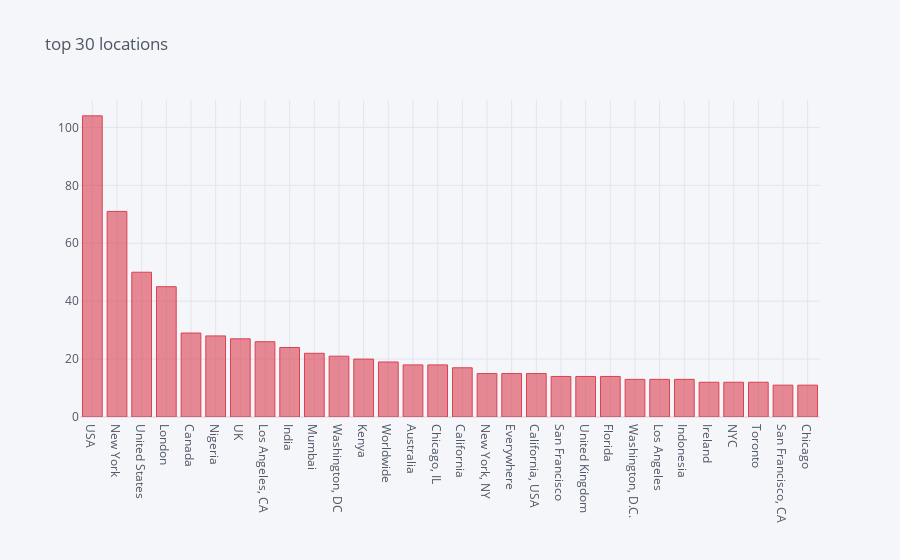

The notebook cell saved with this chart:
### Code cell
df_train.location.value_counts()[:30].iplot(kind='bar',color='red',title='top 30 locations')

### Figure 1 — Plotly figure (JSON) as saved in the notebook; plotly's stock layout.template omitted (floating-point values rounded to 4 significant figures)
{"data": [{"marker": {"color": "rgba(219, 64, 82, 0.6)", "line": {"color": "rgba(219, 64, 82, 1.0)", "width": 1}}, "name": "location", "orientation": "v", "text": "", "type": "bar", "x": ["USA", "New York", "United States", "London", "Canada", "Nigeria", "UK", "Los Angeles, CA", "India", "Mumbai", "Washington, DC", "Kenya", "Worldwide", "Australia", "Chicago, IL", "California", "New York, NY", "Everywhere", "California, USA", "San Francisco", "United Kingdom", "Florida", "Washington, D.C.", "Los Angeles", "Indonesia", "Ireland", "NYC", "Toronto", "San Francisco, CA", "Chicago"], "y": [104, 71, 50, 45, 29, 28, 27, 26, 24, 22, 21, 20, 19, 18, 18, 17, 15, 15, 15, 14, 14, 14, 13, 13, 13, 12, 12, 12, 11, 11]}], "layout": {"legend": {"bgcolor": "#F5F6F9", "font": {"color": "#4D5663"}}, "paper_bgcolor": "#F5F6F9", "plot_bgcolor": "#F5F6F9", "title": {"font": {"color": "#4D5663"}, "text": "top 30 locations"}, "xaxis": {"gridcolor": "#E1E5ED", "showgrid": true, "tickfont": {"color": "#4D5663"}, "title": {"font": {"color": "#4D5663"}, "text": ""}, "zerolinecolor": "#E1E5ED"}, "yaxis": {"gridcolor": "#E1E5ED", "showgrid": true, "tickfont": {"color": "#4D5663"}, "title": {"font": {"color": "#4D5663"}, "text": ""}, "zerolinecolor": "#E1E5ED"}}}
